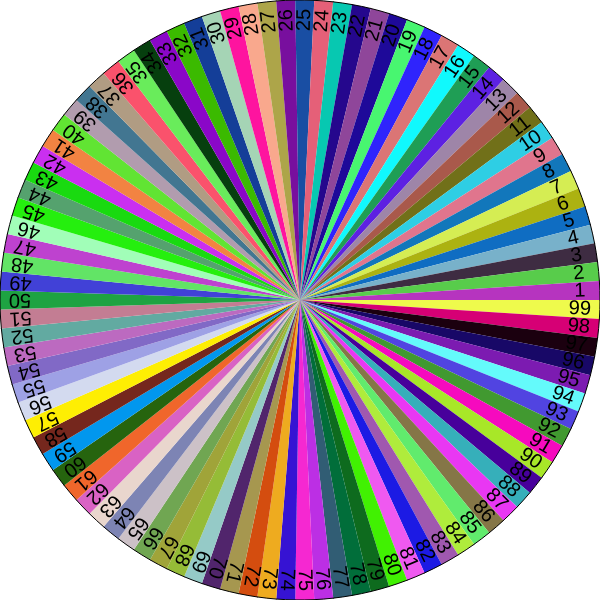
Frame 1 (no input)
Frame 60 (no input): identical to frame 1, image omitted
Frame 120 (the mouse pressed at the canvas centre since frame 60): identical to frame 1, image omitted

The p5.js sketch that drew this single still picture (run headless with seeded random() and noise() and a simulated clock; from frame 60 on, the mouse is pressed at the canvas centre):

// p5.js sketch
// ── sketch.js
let numParticipantes = 99; 
let angulo = 0; 
let velocidad = 0; 
let aceleracion = 0; 
let ganador = 0; 
let sortear = false; 
let colores = []; 


function setup() {
  let cnv = createCanvas(600, 600);
  cnv.position((windowWidth - width) / 2, (windowHeight - height) / 2);
  angleMode(DEGREES);
  textAlign(CENTER, CENTER); 
  textSize(250); 
  textFont("Arial");
  generarColores();
  let botonParticipantes = createButton("Participantes");
  botonParticipantes.position(width/2 - botonParticipantes.width - 10, height + 20); 
  botonParticipantes.mousePressed(cambiarParticipantes); 

  let botonSortear = createButton("Sortear");
  botonSortear.position(width/2 + 10, height + 20); 
  botonSortear.mousePressed(iniciarSorteo);
}

function draw() {
  background(255);
  translate(width / 2, height / 2);
  dibujarRuleta();
  //dibujarFlecha(); 
  if (sortear) { 
    girarRuleta();
    mostrarGanador();
  }
}


function generarColores() {
  colores = [];
  for (let i = 0; i < numParticipantes; i++) {
    let c = color(floor(random(255)), floor(random(255)), floor(random(255))); 
    colores.push(c); 
  }
}


function cambiarParticipantes() {
  let valor = prompt("Ingrese el número de participantes entre 1 y 150"); 
  valor = parseInt(valor); 
  if (valor >= 1 && valor <=150) {
    numParticipantes = valor; 
    generarColores(); 
    angulo = 0; 
    velocidad = 0;
    aceleracion = 0; 
    ganador = 0;
    sortear = false; 
    loop();
  } else { 
    alert("El valor ingresado no es válido"); 
  }
}

function iniciarSorteo() {
   velocidad = random(10,20); 
   aceleracion = random(-0.05,-0.01); 
   sortear = true; 
}


function dibujarRuleta() {
   let anguloInicial = angulo; 
   let anguloFinal = angulo + (360 / numParticipantes); 
   for (let i = numParticipantes -1 ; i >=0 ; i--) { 
      fill(colores[i]); 
      arc(0,0,width,width,anguloInicial,anguloFinal); 
      push();
      rotate((anguloInicial + anguloFinal) /2 );
      fill(0);  
      textSize(20);
      text(i+1, width/2 - 20 ,0); 
      pop(); 
      anguloInicial += (360 / numParticipantes); 
      anguloFinal += (360 / numParticipantes);  
   }
}

function dibujarFlecha() {
   fill(0);   
   triangle(-10,-height/2,10,-height/2,0,-height/2 +20 );
}

function girarRuleta() {
   angulo += velocidad;   
   velocidad += aceleracion; 
   if (velocidad <=0 ) { 
      velocidad =0 ; 
      aceleracion =0 ; 
      sortear = false; 
      noLoop(); 
   }
}

function mostrarGanador() {
   let indiceGanador = floor((angulo %360 ) / (360 / numParticipantes));
   ganador = numParticipantes - indiceGanador; 
   fill(0);  
   text(ganador,0 ,0 ); 
}

// ── style.css
  html, body {
    margin: 0;
    padding: 0;
    background-image: url('fondo.png');
    background-repeat: no-repeat;
    background-size: cover;
  }
